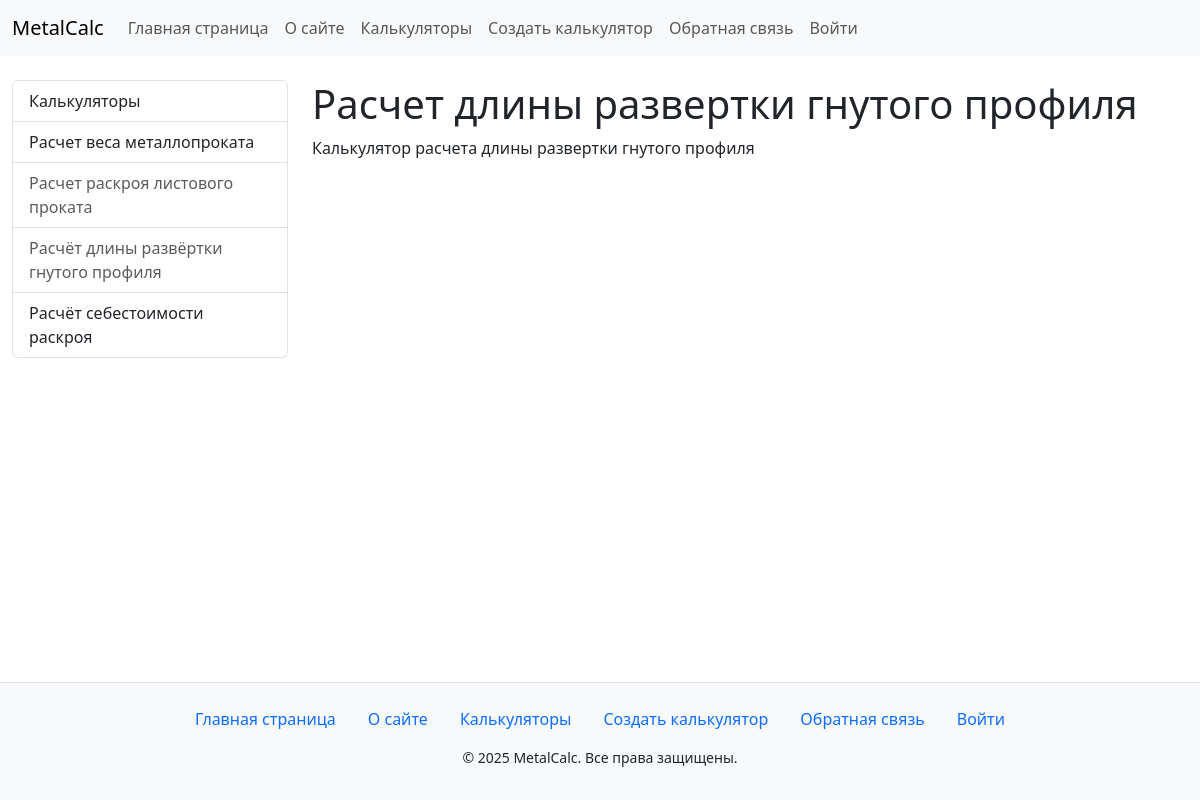
/calc/length-bent-profile/, run on the app's committed database.
### calc/models.py (models this page shows, shortened)
class Calculator(models.Model):
    class Status (models.IntegerChoices):
        DRAFT = 0, 'В разработке'
        PUBLISHED = 1, 'Опубликовано'
    name = models.CharField(max_length=100)
    description = models.TextField(blank=True)
    is_published = models.BooleanField(choices=Status.choices, default=Status.DRAFT)
    slug = models.SlugField(max_length=100, unique=True, db_index=True)
    time_create = models.DateTimeField(auto_now_add=True)
    time_update = models.DateTimeField(auto_now=True)
    objects = models.Manager()
    published = PublishedManager()
    class Meta:
        ordering = ['-time_create']
        indexes = [
            models.Index(fields=['-time_create']),
        ]

### calc/views.py (the view)
# urls.py: path('calc/<slug:calc_slug>/', views.calcs, name='calc'),
def calcs(request, calc_slug: str):
    calcs = get_object_or_404(Calculator, slug=calc_slug)
    DATA = {'title': 'Главная страница',
            'menu': MENU,
            'calcs': calcs,
            'year': datetime.now().year,
            'calc_selected': calc_slug, }
    return render(request, 'calc/calc.html', context=DATA)

### calc/templatetags/calc_tags.py (called while the page is built)
@register.inclusion_tag('calc/list_calculators.html')
def show_calculators(calc_selected=None):
    calc = views.CALCS
    return {'calcs': calc, 'calc_selected': calc_selected}

### calc/templates/calc/calc.html
{% extends 'base.html'%}
{% block content %}
    <h1>{{calcs.name}}</h1>
    {{calcs.description|linebreaks}}
{% endblock %}

### calc/static/calc/css/style.css (style rules this page uses)
html, body { height: 100%; margin: 0; padding: 0; }

### data on the page
Calculator: name "Расчет длины развертки гнутого профиля", description "Калькулятор расчета длины развертки гнутого профиля"

### other printed values
{{ calc.title }} "Расчет веса металлопроката" "Расчёт себестоимости раскроя"
{{ calc.title }} "Расчет раскроя листового проката" "Расчёт длины развёртки гнутого профиля"
